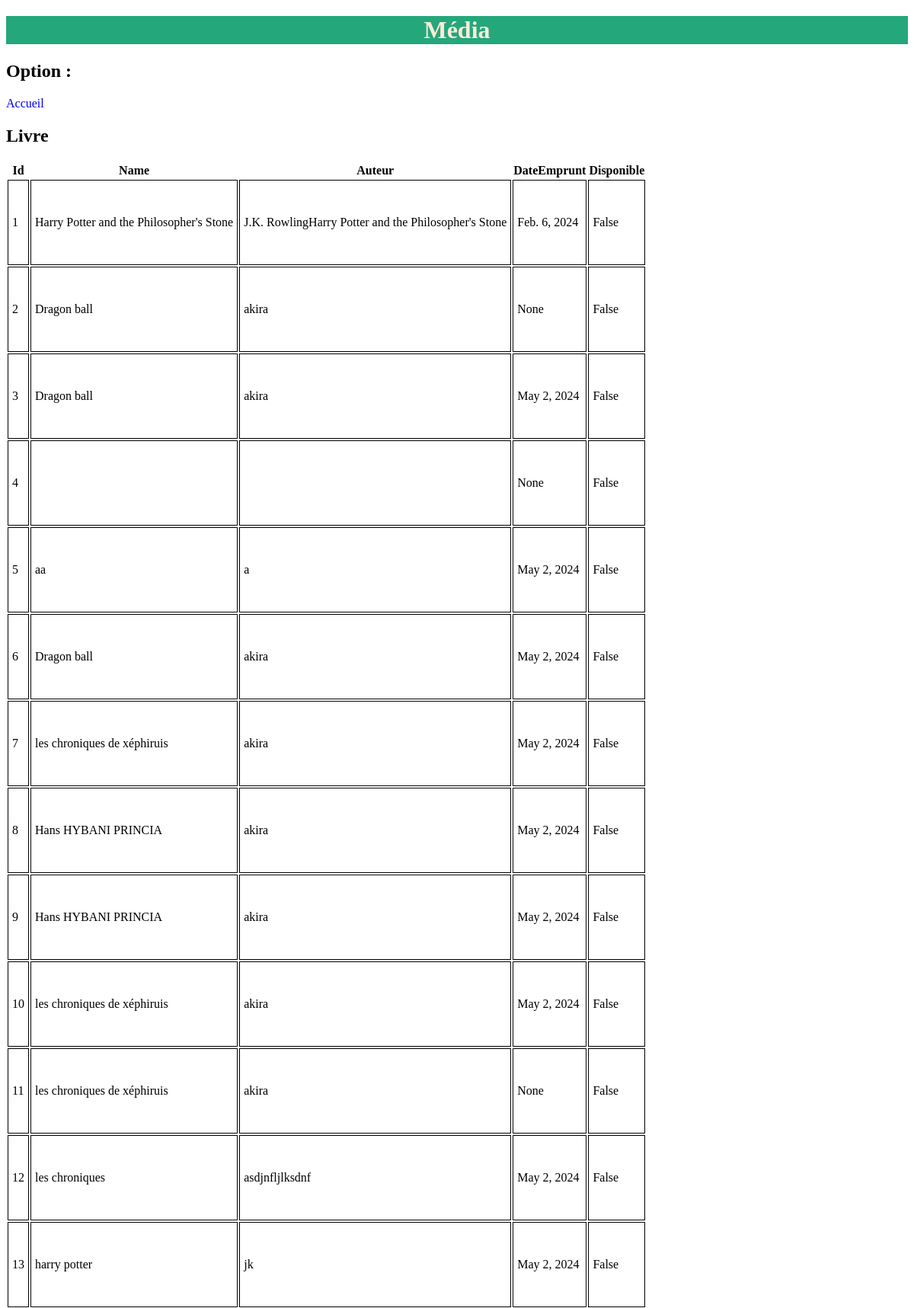
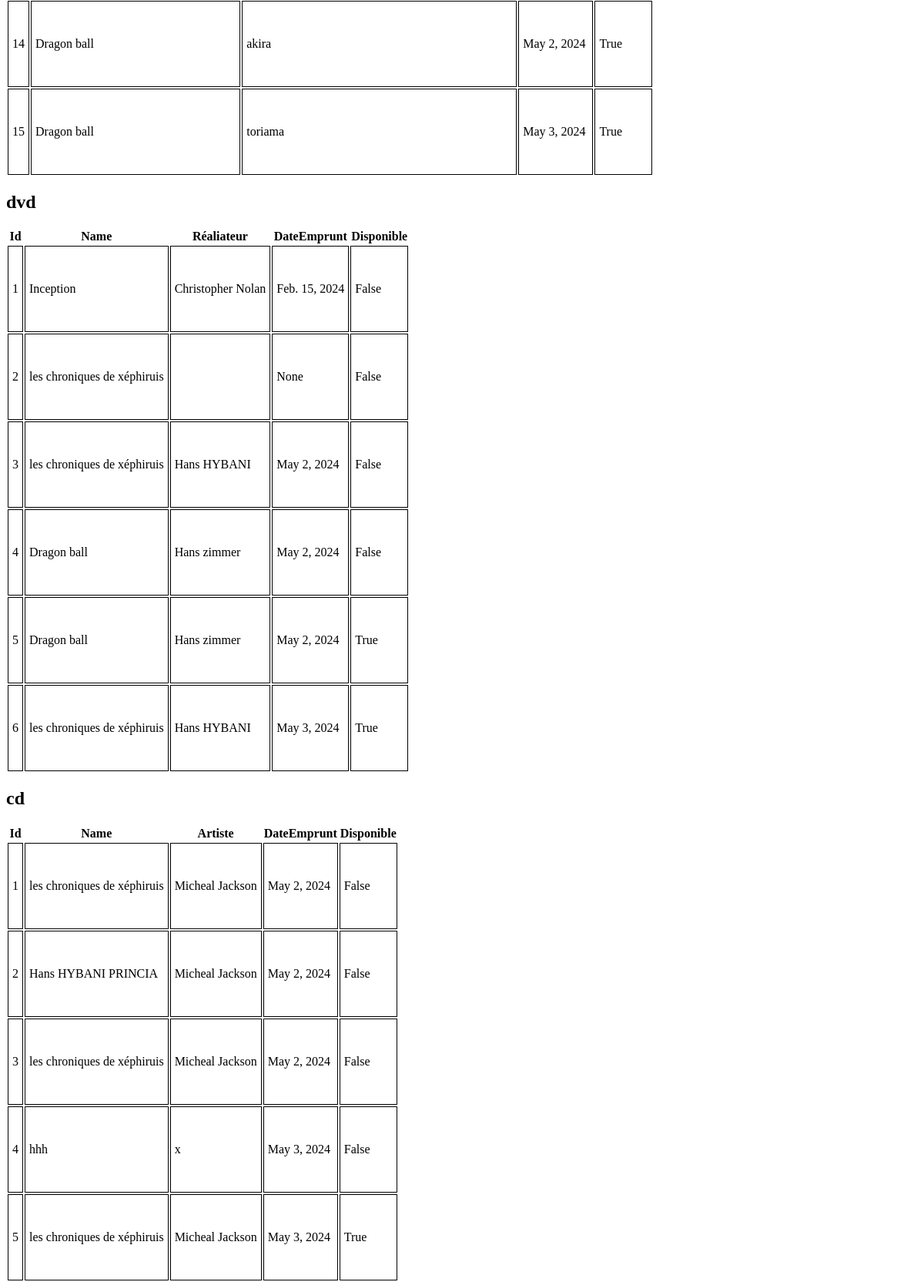
Page /membre_media/ (upper part) on the committed database (2 pictures, top to bottom).
### bibliotecaire/models.py (models this page shows)
class Media(models.Model):
    name = models.CharField(max_length=45)
    dateEmprunt = models.DateField(null=True, blank=True)
    disponible = models.BooleanField(default=True)
    emprunteur = models.ForeignKey('Emprunteur', on_delete=models.SET_NULL, null=True, blank=True)
    class Meta:
        abstract = True

class livre(Media):
    auteur = models.CharField(max_length=45)

class dvd(Media):
    realisateur = models.CharField(max_length=45)

class cd(Media):
    artiste = models.CharField(max_length=45)

### membre/views.py (the view)
# urls.py: path('membre_media/', membre_views.media),
def media(request):
        livres = livre.objects.all()
        dvdd =  dvd.objects.all()
        cdd = cd.objects.all()
        jeu = jeuDePlateau.objects.all()
        return render(request,
        './mediaMembre.html',
        {'livres':livres,
        'dvdd':dvdd,
        'cdd':cdd,
        'jeu':jeu},)

### membre/templates/mediaMembre.html (shortened to what this page needs)
{% load static %}
<!DOCTYPE html>
<html lang="en">
<head>
        <link rel="stylesheet" href="{% static '/styles.css' %}" />
</head>
<body>
        <h1 class="media_title">Média</h1>
        <section>
            <h2>Option :</h2>
            <a href="/menu_bibliotheque/">Accueil</a>
        </section>
        <section>
                <h2>Livre</h2>
                <table>
                    <thead>
                        <tr>
                            <th>Id</th>
                            <th>Name</th>
                            <th>Auteur</th>
                            <th>DateEmprunt</th>
                            <th>Disponible</th>
                        </tr>
                    </thead>
                    <tbody>
                        {% for livree in livres %}
                        <tr>
                            <td>{{livree.id}}</td>
                            <td>{{livree.name}}</td>
                            <td>{{livree.auteur}}</td>
                            <td>{{livree.dateEmprunt}}</td>
                            <td>{{livree.disponible}}</td>
                        </tr>
                        {% endfor %}
                    </tbody>
                </table>
        </section>
        <section>
                <h2>dvd</h2>
                <table>
                        <thead>
                            <tr>
                                <th>Id</th>
                                <th>Name</th>
                                <th>Réaliateur</th>
                                <th>DateEmprunt</th>
                                <th>Disponible</th>
                            </tr>
                        </thead>
                        <tbody>
                            {% for dvvd in dvdd %}
                            <tr>
                                <td>{{dvvd.id}}</td>
                                <td>{{dvvd.name}}</td>
                                <td>{{dvvd.realisateur}}</td>
                                <td>{{dvvd.dateEmprunt}}</td>
                                <td>{{dvvd.disponible}}</td>
                            </tr>
                            {% endfor %}
                        </tbody>
                </table>
        </section>
        <section>
                <h2>cd</h2>
                <table>
                        <thead>
                            <tr>
                                <th>Id</th>
                                <th>Name</th>
                                <th>Artiste</th>
                                <th>DateEmprunt</th>
                                <th>Disponible</th>
                            </tr>
                        </thead>
                        <tbody>
                            {% for ccd in cdd %}
                            <tr>
                                <td>{{ccd.id}}</td>
                                <td>{{ccd.name}}</td>
                                <td>{{ccd.artiste}}</td>
                                <td>{{ccd.dateEmprunt}}</td>
                                <td>{{ccd.disponible}}</td>
                            </tr>
                            {% endfor %}
                        </tbody>
                </table>
        </section>
</body>
</html>

### bibliotecaire/static/styles.css (style rules this page uses)
a { text-decoration: none; }
.media_title { display: flex; justify-content: center; background-color: rgb(37, 167, 124); color: antiquewhite; align-items: center; }
td { border: solid 1px; height: 100px; width: auto; padding: 5px; }

### rows in the picture
livre: id "1", name "Harry Potter and the Philosopher's Stone", auteur "J.K. RowlingHarry Potter and the Philosopher's Stone", dateEmprunt "Feb. 6, 2024", disponible "False"
livre: id "2", name "Dragon ball", auteur "akira", dateEmprunt "None", disponible "False"
livre: id "3", name "Dragon ball", auteur "akira", dateEmprunt "May 2, 2024", disponible "False"
livre: id "4", dateEmprunt "None", disponible "False"
livre: id "5", name "aa", auteur "a", dateEmprunt "May 2, 2024", disponible "False"
livre: id "6", name "Dragon ball", auteur "akira", dateEmprunt "May 2, 2024", disponible "False"
livre: id "7", name "les chroniques de xéphiruis", auteur "akira", dateEmprunt "May 2, 2024", disponible "False"
livre: id "8", name "Hans HYBANI PRINCIA", auteur "akira", dateEmprunt "May 2, 2024", disponible "False"
livre: id "9", name "Hans HYBANI PRINCIA", auteur "akira", dateEmprunt "May 2, 2024", disponible "False"
livre: id "10", name "les chroniques de xéphiruis", auteur "akira", dateEmprunt "May 2, 2024", disponible "False"
livre: id "11", name "les chroniques de xéphiruis", auteur "akira", dateEmprunt "None", disponible "False"
livre: id "12", name "les chroniques", auteur "asdjnfljlksdnf", dateEmprunt "May 2, 2024", disponible "False"
livre: id "13", name "harry potter", auteur "jk", dateEmprunt "May 2, 2024", disponible "False"
livre: id "14", name "Dragon ball", auteur "akira", dateEmprunt "May 2, 2024", disponible "True"
livre: id "15", name "Dragon ball", auteur "toriama", dateEmprunt "May 3, 2024", disponible "True"
dvd: id "1", name "Inception", realisateur "Christopher Nolan", dateEmprunt "Feb. 15, 2024", disponible "False"
dvd: id "2", name "les chroniques de xéphiruis", dateEmprunt "None", disponible "False"
dvd: id "3", name "les chroniques de xéphiruis", realisateur "Hans HYBANI", dateEmprunt "May 2, 2024", disponible "False"
dvd: id "4", name "Dragon ball", realisateur "Hans zimmer", dateEmprunt "May 2, 2024", disponible "False"
dvd: id "5", name "Dragon ball", realisateur "Hans zimmer", dateEmprunt "May 2, 2024", disponible "True"
dvd: id "6", name "les chroniques de xéphiruis", realisateur "Hans HYBANI", dateEmprunt "May 3, 2024", disponible "True"
cd: id "1", name "les chroniques de xéphiruis", artiste "Micheal Jackson", dateEmprunt "May 2, 2024", disponible "False"
cd: id "2", name "Hans HYBANI PRINCIA", artiste "Micheal Jackson", dateEmprunt "May 2, 2024", disponible "False"
cd: id "3", name "les chroniques de xéphiruis", artiste "Micheal Jackson", dateEmprunt "May 2, 2024", disponible "False"
cd: id "4", name "hhh", artiste "x", dateEmprunt "May 3, 2024", disponible "False"
cd: id "5", name "les chroniques de xéphiruis", artiste "Micheal Jackson", dateEmprunt "May 3, 2024", disponible "True"
